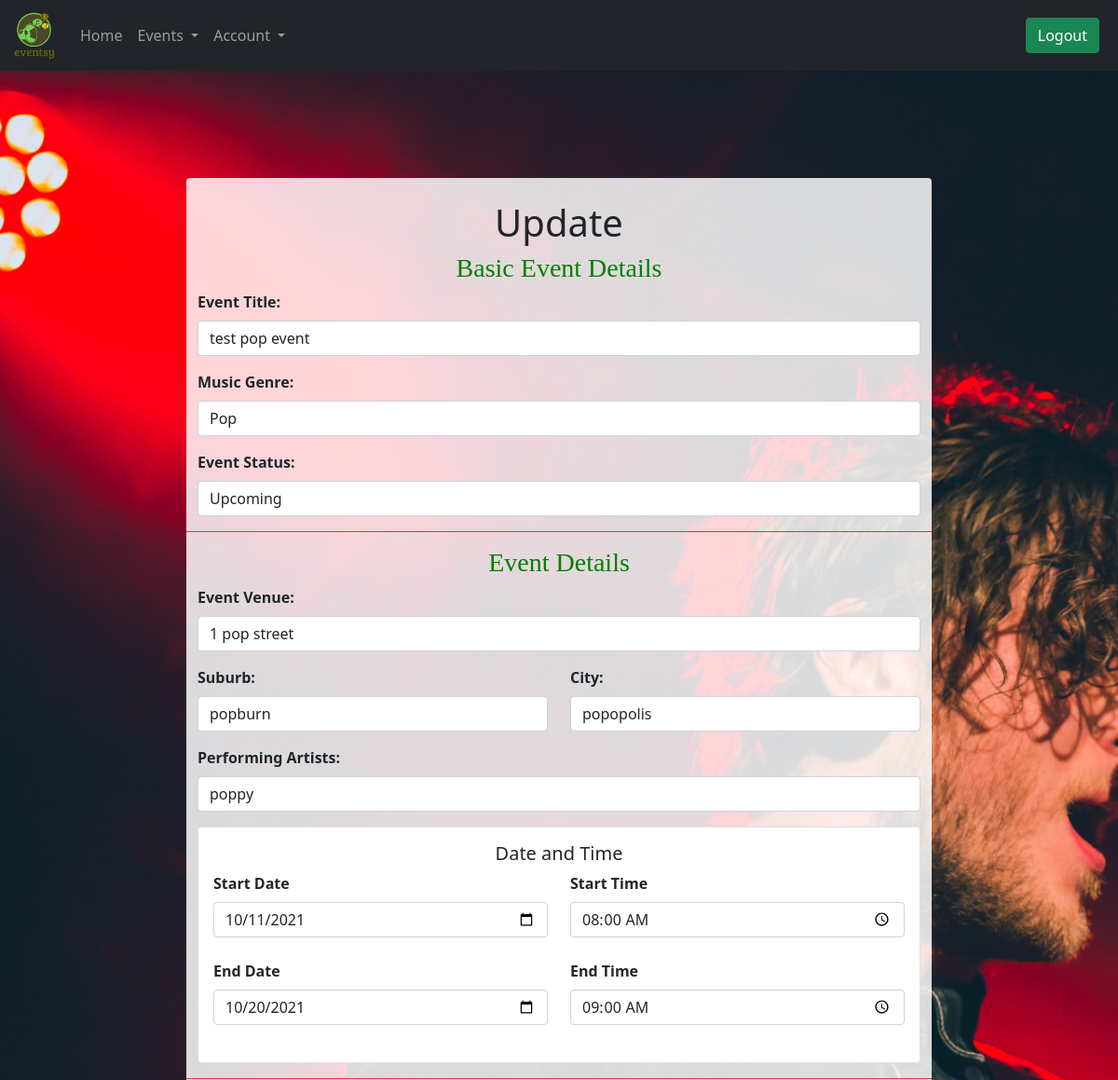
/events/2/update (signed in, upper part), run on an earlier commit of the app's database.
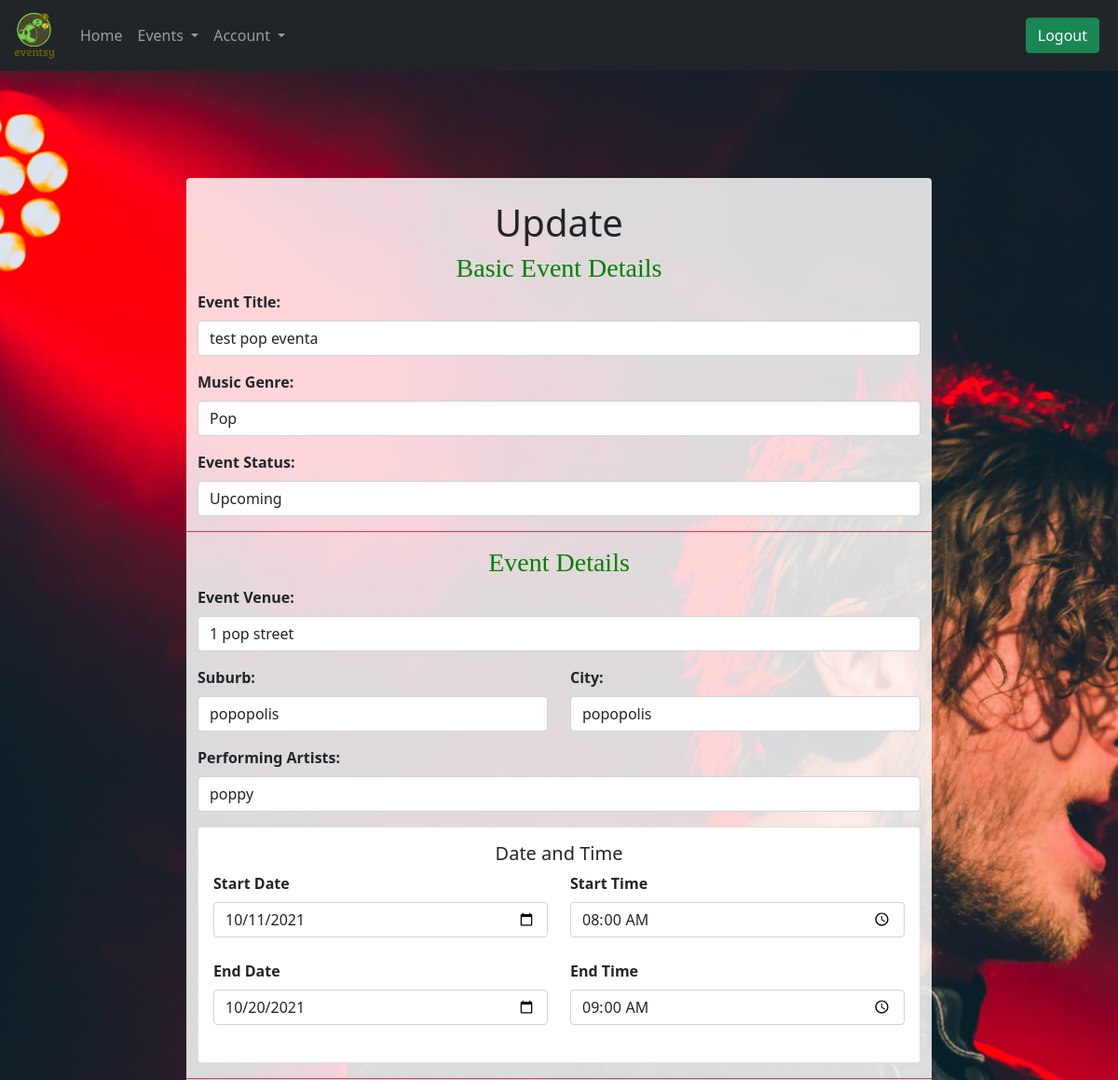
And on a later commit of the database.
### Website/models.py (models this page shows, shortened)
class Event(db.Model):
    __tablename__ = 'events'
    id = db.Column(db.Integer, primary_key=True)
    title = db.Column(db.String(80), nullable=False)
    startdate = db.Column(db.Date, nullable=False)
    enddate = db.Column(db.Date, nullable=False)
    status = db.Column(db.String(30), nullable=False)
    starttime = db.Column(db.Time, nullable=False)
    endtime = db.Column(db.Time, nullable=False)
    address = db.Column(db.String, nullable=False)
    city = db.Column(db.String(80))
    suburb = db.Column(db.String(80))
    maxguests = db.Column(db.Integer, nullable=False)
    image = db.Column(db.String(400))
    type = db.Column(db.String(80))
    description = db.Column(db.String(500))
    description_header = db.Column(db.String(100))
    artist = db.Column(db.String(80), nullable=False)
    comments = db.relationship('Comment', backref='events')
    user = db.Column(db.Integer, db.ForeignKey('users.id'))
    name = db.relationship('User', backref='events')

### Website/event.py (the view)
@bp.route('/<id>/update', methods=['GET', 'POST'])
@login_required
def update(id):
    event = Event.query.filter_by(id=id).first()
    form = UpdateEvent()
    form.title.data = event.title
    form.startdate.data = event.startdate
    form.enddate.data = event.enddate
    form.starttime.data = event.starttime
    form.endtime.data = event.endtime
    form.address.data = event.address
    form.city.data = event.city
    form.suburb.data = event.suburb
    form.type.data = event.type
    form.status.data = event.status
    form.description.data = event.description
    form.artist.data = event.artist
    form.description_header.data = event.description_header
    if form.validate_on_submit():
        newstartdate = create_date(request.form["startdate"])
        newenddate = create_date(request.form["enddate"])
        newstarttime = create_time(request.form["starttime"])
        newendtime = create_time(request.form["endtime"])
        print("newstart" + str(newstartdate))
        print("newend" + str(newenddate))
        if newstartdate > newenddate:
            flash("End Date cannot be prior to start date")
            return redirect(url_for('event.update', id=id))
        else:
            event.startdate = newstartdate
            event.enddate = newenddate
            event.title = request.form["title"]
            event.starttime = newstarttime
            event.endtime = newendtime
            event.address = request.form["address"]
            event.city = request.form["city"]
            event.suburb = request.form["city"]
            event.type = request.form["type"]
            event.status = request.form["status"]
            event.description = request.form["description"]
            event.artist = request.form["artist"]
            event.description_header = request.form["description_header"]
            db.session.commit()
            print('Event updated successfully')
            flash("Event updated successfully")
            return redirect(url_for('event.myevents'))
    else:
        return render_template('forms.html', form=form, heading="Update", id=id)

### Website/templates/forms.html (shortened to what the changed rows need)
{% extends "base.html" %}
{% import "bootstrap/wtf.html" as wtf %}
{% block content %}
{% if heading|lower == "create an event" %}
<div class="container-fluid d-flex flex-column justify-content-center text-center event_form">
    <div class="row d-flex justify-content-center mt-3 mb-3 scroll">
        <div class="login_form col-sm-8 col-lg-8 rounded-2 pt-3">
            {% elif heading|lower == "update" %}
            <div class="container-fluid d-flex flex-column justify-content-center text-center event_form">
                <div class="row d-flex justify-content-center mt-3 mb-3 scroll">
                    <div class="login_form col-sm-8 col-lg-8 rounded-2 pt-3">
                        {% elif heading|lower != "create an event" %}
                        <div class="container-fluid d-flex flex-column justify-content-center text-center auth_form">
                            <div class="row d-flex justify-content-center mx-2">
                                <div class="login_form col-sm-7 col-md-6 col-lg-4 rounded-2 pt-3">
                                    {% endif %}
                                    <div class="col mx-auto mt-2">
                                        <div class="page-header">
                                            <h1>{{heading}}</h1>
                                        </div>
                                        {% if heading|lower == 'login' %}
                                        <p>New user? <a href="{{ url_for('auth.register') }}">Click here</a> to
                                            register.</p>
                                        {% elif heading|lower == 'register form' %}
                                        <p>Already a user? <a href="{{ url_for('auth.login') }}">Click here</a> to log
                                            in.</p>
                                        {% elif heading|lower == "update" %}
                                        <form method="POST" action="{{ url_for('event.update', id=id)}}"
                                            enctype="multipart/form-data">
                                            <div class="row mb-3 mr-4 ml-4">
                                                <div class="generalInfo border-bottom border-danger">
                                                    <div class="generalInfoHeading">
                                                        <h3> Basic Event Details </h3>
                                                    </div>
                                                    <div>
                                                        <strong><label class="form-label" for="EventTitle"> Event
                                                                Title:</label></strong>
                                                        {{form.title(class_="form-control",
                                                        placeholder="Be clear and Descriptive")}}
                                                    </div>
                                                    <div class=" mt-3 mb-3">
                                                        <strong><label class="form-label" for="Organiser"> Music
                                                                Genre:</label></strong>
                                                        {{form.type(class_="form-control")}}
                                                    </div>
                                                    <div class=" mt-3 mb-3">
                                                        <strong><label class="form-label" for="Status">Event
                                                                Status:</label></strong>
                                                        {{form.status(class_="form-control")}}
                                                    </div>
                                                </div>
                                            </div>
                                            <div class="row mb-3">
                                                <div class="EventSpecific border-bottom border-danger">
                                                    <div class="generalInfoHeading">
                                                        <h3> Event Details</h3>
                                                    </div>
                                                    <div>
                                                        <strong><label class="form-label" for="EventVenue"> Event
                                                                Venue:</label></strong>
                                                        {{form.address(class_="form-control",placeholder="Enter
                                                        venue")}}
                                                    </div>
                                                    <div class="mt-3 row mb-3">
                                                        <div class="col-md-6">
                                                            <div class="form-outline">
                                                                <strong><label class="form-label"
                                                                        for="Suburb">Suburb:</label></strong>
                                                                {{form.suburb(class_="form-control",placeholder="Enter
                                                                Suburb")}}
                                                            </div>
                                                        </div>
                                                        <div class="col">
                                                            <div class="form-outline">
                                                                <strong><label class="form-label"
                                                                        for="City">City:</label></strong>
                                                                {{form.city(class_="form-control",placeholder="Enter
                                                                City")}}
                                                            </div>
                                                        </div>
                                                    </div>
                                                    <div>
                                                        <strong><label class="form-label" for="PerformingArtists">
                                                                Performing
                                                                Artists:</label></strong>
                                                        {{form.artist(class_="form-control",placeholder="Names of artist
                                                        Performing
                                                        ")}}
                                                    </div>
                                                    <div class=" mt-3 mb-3 ">
                                                        <div class="card d-block mx-auto ">
                                                            <div class="card-body">
                                                                <h5 class="card-title">Date and Time</h5>
                                                                <div>
                                                                    <div class="row mb-4 ">
                                                                        <div class="col-md-6">
                                                                            <div class="form-outline">
                                                                                <strong><label class="form-label"
                                                                                        for="EventStartDate">Start
                                                                                        Date</label></strong>
                                                                                {{form.startdate(type="date",
                                                                                class_="form-control")}}
                                                                            </div>
                                                                        </div>
                                                                        <div class="col">
                                                                            <div class="form-outline">
                                                                                <strong><label class="form-label"
                                                                                        for="EventStartTime">Start
                                                                                        Time</label></strong>
                                                                                {{form.starttime(type="time",
                                                                                class_="form-control")}}
                                                                            </div>
                                                                        </div>
                                                                    </div>
                                                                    <div class="row mb-4 ">
                                                                        <div class="col-md-6">
                                                                            <div class="form-outline">
                                                                                <strong><label class="form-label"
                                                                                        for="EventEndDate">End
                                                                                        Date</label></strong>
                                                                                {{form.enddate(type="date",
                                                                                class_="form-control")}}
                                                                            </div>
                                                                        </div>
                                                                        <div class="col">
                                                                            <div class="form-outline">
                                                                                <strong><label class="form-label"
                                                                                        for="EventEndTime">End
                                                                                        Time</label></strong>
                                                                                {{form.endtime(type="time",
                                                                                class_="form-control")}}
                                                                            </div>
                                                                        </div>
                                                                    </div>
                                                                </div>
                                                            </div>
                                                        </div>
                                                    </div>
                                                </div>
                                            </div>
                                        </form>
                                        {% endif %}
                                    </div>
                                </div>
                            </div>
                        </div>
{% endblock %}

What changed in the data, as far as the page shows it:
changed Event "Pop": title "test pop event" → "test pop eventa"; suburb "popburn" → "popopolis"
